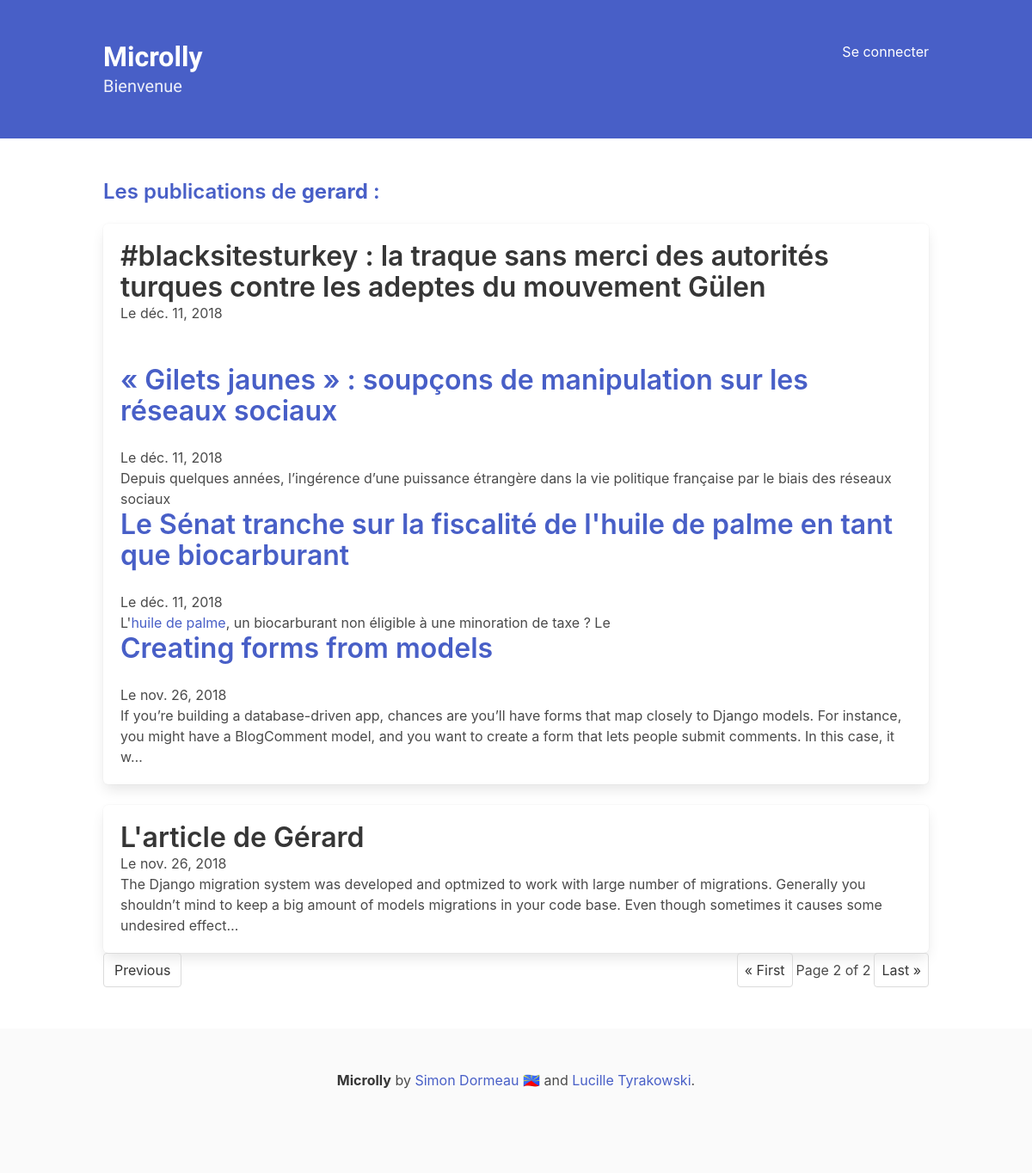
The app's page /gerard/posts/?page=2 with its own data.
### Microlly/models.py (models this page shows, shortened)
class Post(models.Model):
    title = models.CharField(max_length=150)
    body = RichTextField()
    author = models.ForeignKey(User, on_delete=models.CASCADE, related_name="posts")
    creation_date = models.DateField(auto_now_add=True)
    update_date = models.DateField(auto_now=True)
    class Meta:
        ordering = ("-id",)
        verbose_name = "Publication"
        verbose_name_plural = "Publications"

### Microlly/views.py (the view)
# urls.py: path("<slug:author>/posts/", views.authorPosts, name="author_posts"),
def authorPosts(request, author):
    try:
        page = int(request.GET.get("page"))
    except:
        page = 1
    author = get_object_or_404(User, username=author)
    posts = get_list_or_404(Post, author=author)
    paginator = Paginator(posts, 5)
    posts = paginator.page(page)
    return render(request, "author_posts.html", {"posts": posts, "author": author})

### Microlly/templates/author_posts.html (shortened to what this page needs)
{% extends 'base.html' %}
{% block body %}
    <h1 class="title is-4 has-text-link">Les publications de <b>{{ author }}</b> : </h1>
    <div>
        {% for post in posts %}
            <div class="box">
            <a href="{% url 'Microlly:post' id=post.id %}"><h3 class="title">{{ post.title }}</h3></a>
            <div>Le {{ post.creation_date }}</div>
            <p>{{ post.body|truncatechars:240|safe }}</p>
            </div>
        {% endfor %}
    </div>
    <nav class="pagination is-right" role="navigation" aria-label="pagination">
            {% if posts.has_previous %}
            <a class="pagination-previous" href="?page={{ posts.previous_page_number }}">Previous</a>
            {% endif %}
            <ul class="pagination-list">
                <li><a class="pagination-link" href="?page=1">&laquo; First</a></li>
                <span class="current">
                    Page {{ posts.number }} of {{ posts.paginator.num_pages }}
                </span>
              <li><a href="?page={{ posts.paginator.num_pages }}" class="pagination-link">Last &raquo;</a></li>
            </ul>
    </nav>
{% endblock body %}

### Microlly/static/base.css (style rules this page uses)
body { display: flex; min-height: 100vh; flex-direction: column; }

### records on screen
Post: title "#blacksitesturkey : la traque sans merci des autorités turques contre les adeptes du mouvement Gülen", creation_date "déc. 11, 2018"
Post: creation_date "déc. 11, 2018", body "Depuis quelques années, l’ingérence d’une puissance étrangère dans la vie politique française par le biais des réseaux sociaux"
Post: creation_date "déc. 11, 2018", body "L' huile de palme , un biocarburant non éligible à une minoration de taxe ? Le"
Post: creation_date "nov. 26, 2018", body "If you’re building a database-driven app, chances are you’ll have forms that map closely to Django models. For instance, you might have a BlogComment model, and you want to create a form that lets people submit comments. In this case, it w…"
Post: title "L'article de Gérard", creation_date "nov. 26, 2018", body "The Django migration system was developed and optmized to work with large number of migrations. Generally you shouldn’t mind to keep a big amount of models migrations in your code base. Even though sometimes it causes some undesired effect…"

### other values on screen
{{ author }} "gerard"
{{ posts.number }} "2"
{{ posts.paginator.num_pages }} "2"
